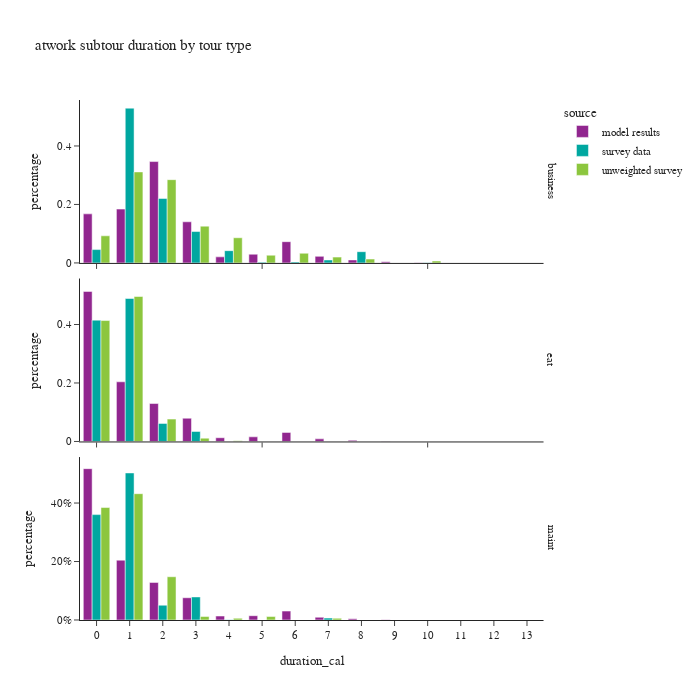

Source (notebook cell):
### Code cell
df_plot = atwork_subtour.groupby(['source','tour_type','duration_cal'])[['trip_weight_2017_2019']].sum().reset_index()
df_plot['percentage'] = df_plot.groupby(['source','tour_type'], group_keys=False)['trip_weight_2017_2019']. \
    apply(lambda x: x / float(x.sum()))

fig = px.bar(df_plot, x="duration_cal", y="percentage", color="source",barmode="group",
             facet_row='tour_type',
             title="atwork subtour duration by tour type")
fig.for_each_annotation(lambda a: a.update(text = a.text.split("=")[-1]))
fig.update_layout(height=700, width=700, yaxis=dict(tickformat=".0%"), xaxis=dict(dtick="1"))
fig.show()

### Figure 1 — Plotly figure (JSON) as saved in the notebook; plotly's stock layout.template omitted (floating-point values rounded to 4 significant figures)
{"data": [{"alignmentgroup": "True", "hovertemplate": "source=model results<br>tour_type=business<br>duration_cal=%{x}<br>percentage=%{y}<extra></extra>", "legendgroup": "model results", "marker": {"color": "#91268F", "pattern": {"shape": ""}}, "name": "model results", "offsetgroup": "model results", "orientation": "v", "showlegend": true, "textposition": "auto", "type": "bar", "x": [0.0, 1.0, 2.0, 3.0, 4.0, 5.0, 6.0, 7.0, 8.0, 9.0, 10.0, 11.0, 12.0], "xaxis": "x3", "y": [0.1678, 0.1841, 0.3467, 0.1407, 0.02073, 0.02976, 0.0727, 0.02246, 0.01023, 0.003841, 0.0008723, 3.355e-05, 1.677e-05], "yaxis": "y3"}, {"alignmentgroup": "True", "hovertemplate": "source=model results<br>tour_type=eat<br>duration_cal=%{x}<br>percentage=%{y}<extra></extra>", "legendgroup": "model results", "marker": {"color": "#91268F", "pattern": {"shape": ""}}, "name": "model results", "offsetgroup": "model results", "orientation": "v", "showlegend": false, "textposition": "auto", "type": "bar", "x": [0.0, 1.0, 2.0, 3.0, 4.0, 5.0, 6.0, 7.0, 8.0, 9.0, 10.0, 11.0, 12.0, 13.0], "xaxis": "x2", "y": [0.5131, 0.204, 0.1298, 0.07948, 0.01273, 0.01581, 0.03104, 0.008899, 0.003813, 0.00107, 0.0001956, 1.476e-05, 3.691e-06, 3.691e-06], "yaxis": "y2"}, {"alignmentgroup": "True", "hovertemplate": "source=model results<br>tour_type=maint<br>duration_cal=%{x}<br>percentage=%{y}<extra></extra>", "legendgroup": "model results", "marker": {"color": "#91268F", "pattern": {"shape": ""}}, "name": "model results", "offsetgroup": "model results", "orientation": "v", "showlegend": false, "textposition": "auto", "type": "bar", "x": [0.0, 1.0, 2.0, 3.0, 4.0, 5.0, 6.0, 7.0, 8.0, 9.0, 10.0], "xaxis": "x", "y": [0.5176, 0.2046, 0.1285, 0.07609, 0.01357, 0.01468, 0.0305, 0.009457, 0.004184, 0.0006288, 0.0002419], "yaxis": "y"}, {"alignmentgroup": "True", "hovertemplate": "source=survey data<br>tour_type=business<br>duration_cal=%{x}<br>percentage=%{y}<extra></extra>", "legendgroup": "survey data", "marker": {"color": "#00A7A0", "pattern": {"shape": ""}}, "name": "survey data", "offsetgroup": "survey data", "orientation": "v", "showlegend": true, "textposition": "auto", "type": "bar", "x": [0.0, 1.0, 2.0, 3.0, 4.0, 5.0, 6.0, 7.0, 8.0, 10.0], "xaxis": "x3", "y": [0.04568, 0.5294, 0.2205, 0.1074, 0.04195, 0.002595, 0.003547, 0.01011, 0.0384, 0.00046], "yaxis": "y3"}, {"alignmentgroup": "True", "hovertemplate": "source=survey data<br>tour_type=eat<br>duration_cal=%{x}<br>percentage=%{y}<extra></extra>", "legendgroup": "survey data", "marker": {"color": "#00A7A0", "pattern": {"shape": ""}}, "name": "survey data", "offsetgroup": "survey data", "orientation": "v", "showlegend": false, "textposition": "auto", "type": "bar", "x": [0.0, 1.0, 2.0, 3.0, 4.0], "xaxis": "x2", "y": [0.415, 0.4889, 0.06183, 0.0343, 1.868e-05], "yaxis": "y2"}, {"alignmentgroup": "True", "hovertemplate": "source=survey data<br>tour_type=maint<br>duration_cal=%{x}<br>percentage=%{y}<extra></extra>", "legendgroup": "survey data", "marker": {"color": "#00A7A0", "pattern": {"shape": ""}}, "name": "survey data", "offsetgroup": "survey data", "orientation": "v", "showlegend": false, "textposition": "auto", "type": "bar", "x": [0.0, 1.0, 2.0, 3.0, 4.0, 5.0, 7.0], "xaxis": "x", "y": [0.3604, 0.5029, 0.05057, 0.07886, 0.000535, 0.0001034, 0.006579], "yaxis": "y"}, {"alignmentgroup": "True", "hovertemplate": "source=unweighted survey<br>tour_type=business<br>duration_cal=%{x}<br>percentage=%{y}<extra></extra>", "legendgroup": "unweighted survey", "marker": {"color": "#8CC63E", "pattern": {"shape": ""}}, "name": "unweighted survey", "offsetgroup": "unweighted survey", "orientation": "v", "showlegend": true, "textposition": "auto", "type": "bar", "x": [0.0, 1.0, 2.0, 3.0, 4.0, 5.0, 6.0, 7.0, 8.0, 10.0], "xaxis": "x3", "y": [0.09272, 0.3113, 0.2848, 0.1258, 0.08609, 0.02649, 0.03311, 0.01987, 0.01325, 0.006623], "yaxis": "y3"}, {"alignmentgroup": "True", "hovertemplate": "source=unweighted survey<br>tour_type=eat<br>duration_cal=%{x}<br>percentage=%{y}<extra></extra>", "legendgroup": "unweighted survey", "marker": {"color": "#8CC63E", "pattern": {"shape": ""}}, "name": "unweighted survey", "offsetgroup": "unweighted survey", "orientation": "v", "showlegend": false, "textposition": "auto", "type": "bar", "x": [0.0, 1.0, 2.0, 3.0, 4.0], "xaxis": "x2", "y": [0.4136, 0.4958, 0.07649, 0.01133, 0.002833], "yaxis": "y2"}, {"alignmentgroup": "True", "hovertemplate": "source=unweighted survey<br>tour_type=maint<br>duration_cal=%{x}<br>percentage=%{y}<extra></extra>", "legendgroup": "unweighted survey", "marker": {"color": "#8CC63E", "pattern": {"shape": ""}}, "name": "unweighted survey", "offsetgroup": "unweighted survey", "orientation": "v", "showlegend": false, "textposition": "auto", "type": "bar", "x": [0.0, 1.0, 2.0, 3.0, 4.0, 5.0, 7.0], "xaxis": "x", "y": [0.3846, 0.432, 0.1479, 0.01183, 0.005917, 0.01183, 0.005917], "yaxis": "y"}], "layout": {"annotations": [{"font": {}, "showarrow": false, "text": "maint", "textangle": 90, "x": 0.98, "xanchor": "left", "xref": "paper", "y": 0.1567, "yanchor": "middle", "yref": "paper"}, {"font": {}, "showarrow": false, "text": "eat", "textangle": 90, "x": 0.98, "xanchor": "left", "xref": "paper", "y": 0.5, "yanchor": "middle", "yref": "paper"}, {"font": {}, "showarrow": false, "text": "business", "textangle": 90, "x": 0.98, "xanchor": "left", "xref": "paper", "y": 0.8433, "yanchor": "middle", "yref": "paper"}], "barmode": "group", "height": 700, "legend": {"title": {"text": "source"}, "tracegroupgap": 0}, "title": {"text": "atwork subtour duration by tour type"}, "width": 700, "xaxis": {"anchor": "y", "domain": [0.0, 0.98], "dtick": "1", "title": {"text": "duration_cal"}}, "xaxis2": {"anchor": "y2", "domain": [0.0, 0.98], "matches": "x", "showticklabels": false}, "xaxis3": {"anchor": "y3", "domain": [0.0, 0.98], "matches": "x", "showticklabels": false}, "yaxis": {"anchor": "x", "domain": [0.0, 0.3133], "tickformat": ".0%", "title": {"text": "percentage"}}, "yaxis2": {"anchor": "x2", "domain": [0.3433, 0.6567], "matches": "y", "title": {"text": "percentage"}}, "yaxis3": {"anchor": "x3", "domain": [0.6867, 1.0], "matches": "y", "title": {"text": "percentage"}}}}
